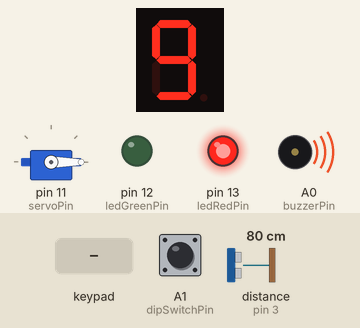
Recording of a sketch running on a simulated Arduino Uno, built with avr-gcc and run on an emulated ATmega328P. Shown: 1-digit seven-segment display, servo, output pins drawn as LEDs (lit = HIGH), buzzer (waves = sounding, pin HIGH). Wiring (inferred from the names in the program): ultrasonic range finder: trigger pin 2; echo pin 3; 1-digit 7-segment display, segments lit when HIGH: segments pin 4, pin 5, pin 6, pin 7, pin 8, pin 9, pin 10. The test bench sets the inputs (shaded band); at power-on: distance to the obstacle (sensor on pin 3) 80 cm, A1 (dipSwitchPin) HIGH. The echo pulse lasts 58.3 µs per cm; the segment pins are drawn as the display they are named for; pins used as bus, display or sensor lines are not drawn.

Above: at 1.2 s.
1.3 s: key '1' pressed
At 2.5 s:
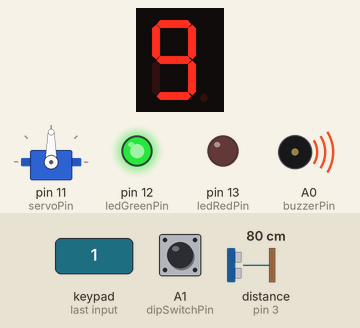
4.3 s: key '5' pressed
At 5.0 s:
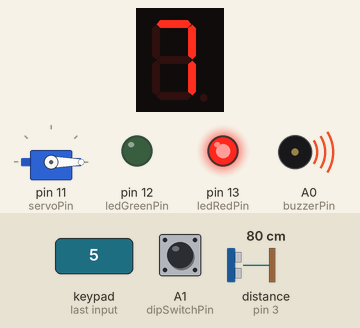
5.8 s: distance to the obstacle (sensor on pin 3) set to 13 cm
7.3 s: distance to the obstacle (sensor on pin 3) set to 10 cm
At 7.9 s:
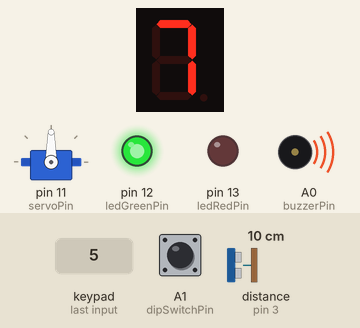
8.9 s: distance to the obstacle (sensor on pin 3) set to 15 cm
11.6 s: distance to the obstacle (sensor on pin 3) set to 18 cm
At 13.7 s:
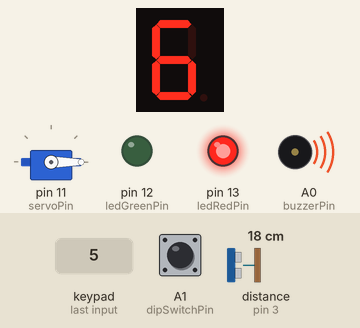
Timing chart, 0 to 15.2 s (numbered marks = the images above; inputs shaded):
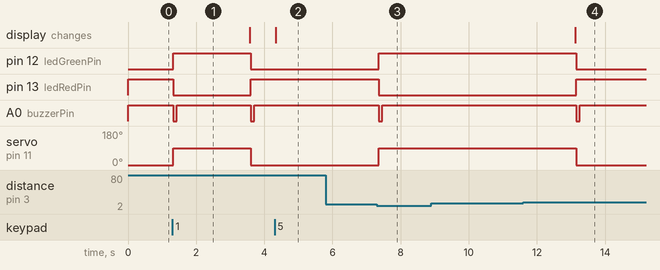

The sketch:

SecureGate_Smart_Parking_Lot.ino
```cpp
#include <Servo.h>
#include <Keypad.h>

const int trigPin = 2;
const int echoPin = 3;
const int servoPin = 11;
const int ledGreenPin = 12;
const int ledRedPin = 13;
const int buzzerPin = A0;
const int dipSwitchPin = A1;
const int segPins[7] = {4, 5, 6, 7, 8, 9, 10};

const byte ROWS = 4;
const byte COLS = 2;
char keys[ROWS][COLS] = {
  {'1','2'},
  {'4','5'},
  {'7','8'},
  {'*','0'}
};
byte rowPins[ROWS] = {A2, A3, A4, A5};
byte colPins[COLS] = {0, 1};
Keypad keypad = Keypad(makeKeymap(keys), rowPins, colPins, ROWS, COLS);

Servo gateServo;
int parkingSpaces = 9;
int gateState = 0;
int distanceThreshold = 10;
bool isExiting = false;

const byte digit_pattern[10][7] = {
  {1,1,1,1,1,1,0}, {0,1,1,0,0,0,0}, {1,1,0,1,1,0,1}, {1,1,1,1,0,0,1}, {0,1,1,0,0,1,1},
  {1,0,1,1,0,1,1}, {1,0,1,1,1,1,1}, {1,1,1,0,0,0,0}, {1,1,1,1,1,1,1}, {1,1,1,1,0,1,1}
};

void setup() {
  pinMode(trigPin, OUTPUT);
  pinMode(echoPin, INPUT);
  pinMode(ledGreenPin, OUTPUT);
  pinMode(ledRedPin, OUTPUT);
  pinMode(buzzerPin, OUTPUT);
  digitalWrite(buzzerPin, HIGH);
  pinMode(dipSwitchPin, INPUT_PULLUP);
  for(int i=0; i<7; i++) pinMode(segPins[i], OUTPUT);
  gateServo.attach(servoPin);
  gateServo.write(0);
  digitalWrite(ledRedPin, HIGH);
  digitalWrite(ledGreenPin, LOW);
  updateDisplay(parkingSpaces);
}

void loop() {
  if (digitalRead(dipSwitchPin) == LOW) distanceThreshold = 20;
  else distanceThreshold = 10;

  long distance = getFilteredDistance();

  char key = keypad.getKey();
  if (key) {
    if (key == '1') {
      isExiting = false;
      gateState = 1;
    }
    if (key == '4') {
      isExiting = true;
      gateState = 1;
    }
    if (key == '2') {
      if (parkingSpaces < 9) parkingSpaces++;
      updateDisplay(parkingSpaces);
    }
    if (key == '5') {
      if (parkingSpaces > 0) parkingSpaces--;
      updateDisplay(parkingSpaces);
    }
    if (key == '0') {
      parkingSpaces = 9;
      updateDisplay(parkingSpaces);
      beepBuzzer(2);
    }
  }

  switch (gateState) {
    case 0:
      if (distance > 0 && distance <= distanceThreshold && parkingSpaces > 0) {
        isExiting = false;
        gateState = 1;
      }
      break;
    case 1:
      digitalWrite(ledRedPin, LOW);
      digitalWrite(ledGreenPin, HIGH);
      gateServo.write(90);
      beepBuzzer(1);
      gateState = 2;
      delay(500);
      break;
    case 2:
      if (distance > distanceThreshold + 5) {
        delay(1500);
        if (isExiting) {
          if (parkingSpaces < 9) parkingSpaces++;
        } else {
          if (parkingSpaces > 0) parkingSpaces--;
        }
        updateDisplay(parkingSpaces);
        gateState = 3;
      }
      break;
    case 3:
      gateServo.write(0);
      digitalWrite(ledGreenPin, LOW);
      digitalWrite(ledRedPin, HIGH);
      beepBuzzer(1);
      gateState = 0;
      delay(500);
      break;
  }
}

long getFilteredDistance() {
  long d1 = readUltrasonic(); delay(10);
  long d2 = readUltrasonic(); delay(10);
  long d3 = readUltrasonic();
  if (d1 > d2) { long t = d1; d1 = d2; d2 = t; }
  if (d2 > d3) { long t = d2; d2 = d3; d3 = t; }
  if (d1 > d2) { long t = d1; d1 = d2; d2 = t; }
  return d2;
}

long readUltrasonic() {
  digitalWrite(trigPin, LOW); delayMicroseconds(2);
  digitalWrite(trigPin, HIGH); delayMicroseconds(10);
  digitalWrite(trigPin, LOW);
  long duration = pulseIn(echoPin, HIGH, 30000);
  if (duration == 0) return 999;
  return duration * 0.034 / 2;
}

void beepBuzzer(int times) {
  for (int i = 0; i < times; i++) {
    digitalWrite(buzzerPin, LOW); delay(100);
    digitalWrite(buzzerPin, HIGH); delay(100);
  }
}

void updateDisplay(int num) {
  if (num < 0 || num > 9) return;
  for (int i = 0; i < 7; i++) digitalWrite(segPins[i], digit_pattern[num][i]);
}
```

Measured:
- the behaviour switches between 12 and 11 cm on distance to the obstacle (sensor on pin 3) (found by bisection; images 2 and 3)
- the behaviour switches between 16 and 17 cm on distance to the obstacle (sensor on pin 3) (found by bisection; images 3 and 4)
- after the input at 1.3 s, pin 12 (ledGreenPin): LOW → HIGH at once, → LOW 2.3 s later; pin 13 (ledRedPin): HIGH → LOW at once, → HIGH 2.3 s later; A0 (buzzerPin): alternates HIGH for 2.2 s and LOW for 0.10 s, starting at once; servo on pin 11 (servoPin): 0° → 90° at once, → 0° 2.3 s later
- after the input at 4.3 s, the display: changes at once (image 2)
- after the input at 5.8 s, every drawn part: stays the same
- after the input at 7.3 s, pin 12 (ledGreenPin): LOW → HIGH after 0.05 s; pin 13 (ledRedPin): HIGH → LOW after 0.05 s; A0 (buzzerPin): HIGH → LOW after 0.05 s, → HIGH 0.10 s later; servo on pin 11 (servoPin): 0° → 90° after 0.05 s
- after the input at 8.9 s, every drawn part: stays the same
- after the input at 11.6 s, pin 12 (ledGreenPin): HIGH → LOW after 1.6 s; pin 13 (ledRedPin): LOW → HIGH after 1.6 s; A0 (buzzerPin): HIGH → LOW after 1.6 s, → HIGH 0.10 s later; servo on pin 11 (servoPin): 90° → 0° after 1.6 s; the display: changes after 1.5 s (image 4)
